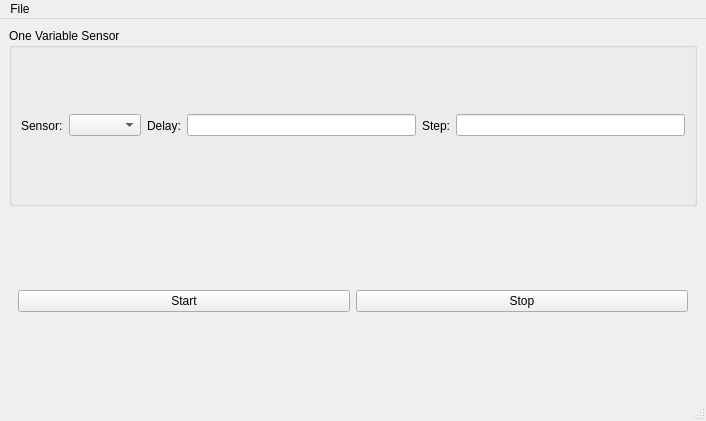
<?xml version="1.0" encoding="UTF-8"?>
<ui version="4.0">
 <class>MainWindow</class>
 <widget class="QMainWindow" name="MainWindow">
  <property name="geometry">
   <rect>
    <x>0</x>
    <y>0</y>
    <width>706</width>
    <height>421</height>
   </rect>
  </property>
  <property name="windowTitle">
   <string>Scan Experiment</string>
  </property>
  <widget class="QWidget" name="central_widget">
   <layout class="QVBoxLayout" name="verticalLayout_2">
    <item>
     <widget class="QGroupBox" name="out_group">
      <property name="title">
       <string>One Variable Sensor</string>
      </property>
      <layout class="QHBoxLayout" name="horizontalLayout_3">
       <item>
        <widget class="QLabel" name="sensor_name_label">
         <property name="text">
          <string>Sensor:</string>
         </property>
        </widget>
       </item>
       <item>
        <widget class="QComboBox" name="sensor_name_box"/>
       </item>
       <item>
        <widget class="QLabel" name="delay_label">
         <property name="text">
          <string>Delay:</string>
         </property>
        </widget>
       </item>
       <item>
        <widget class="QLineEdit" name="delay_line"/>
       </item>
       <item>
        <widget class="QLabel" name="step_label">
         <property name="text">
          <string>Step:</string>
         </property>
        </widget>
       </item>
       <item>
        <widget class="QLineEdit" name="step_line"/>
       </item>
      </layout>
     </widget>
    </item>
    <item>
     <widget class="QWidget" name="button_widgets" native="true">
      <layout class="QHBoxLayout" name="horizontalLayout">
       <item>
        <widget class="QPushButton" name="start_button">
         <property name="text">
          <string>Start</string>
         </property>
        </widget>
       </item>
       <item>
        <widget class="QPushButton" name="stop_button">
         <property name="text">
          <string>Stop</string>
         </property>
        </widget>
       </item>
      </layout>
     </widget>
    </item>
   </layout>
  </widget>
  <widget class="QMenuBar" name="menuBar">
   <property name="geometry">
    <rect>
     <x>0</x>
     <y>0</y>
     <width>706</width>
     <height>26</height>
    </rect>
   </property>
   <widget class="QMenu" name="menuFile">
    <property name="title">
     <string>File</string>
    </property>
    <addaction name="actionSave"/>
   </widget>
   <addaction name="menuFile"/>
  </widget>
  <widget class="QStatusBar" name="statusBar"/>
  <action name="actionSave">
   <property name="text">
    <string>Save</string>
   </property>
   <property name="shortcut">
    <string>Ctrl+S</string>
   </property>
  </action>
 </widget>
 <resources/>
 <connections/>
</ui>
